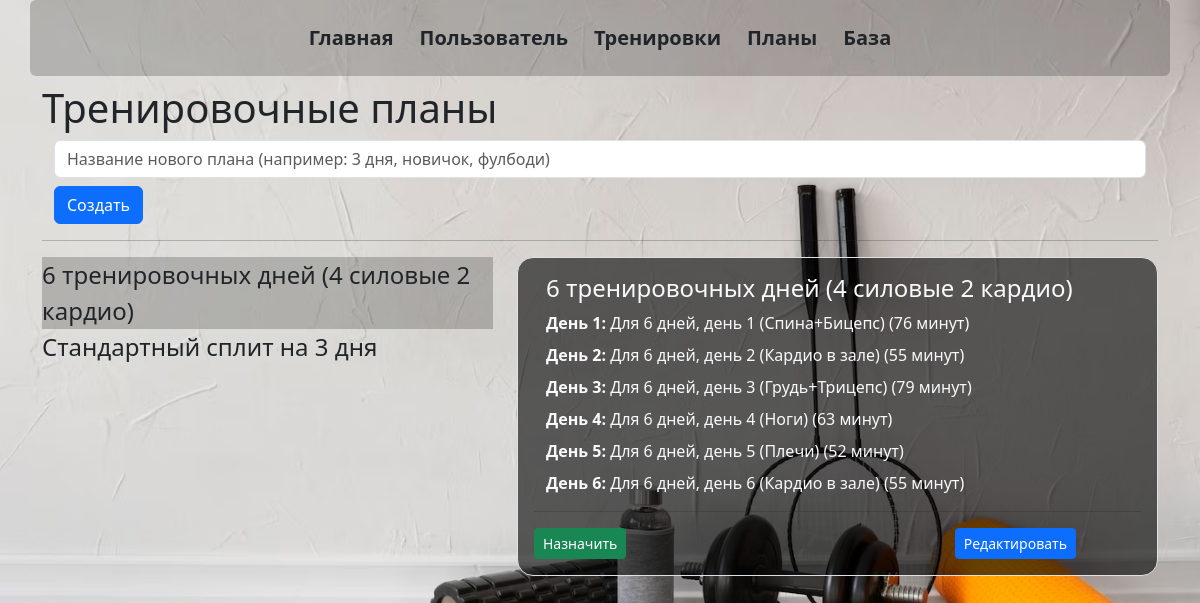
Page /plans_all on the earlier database version.
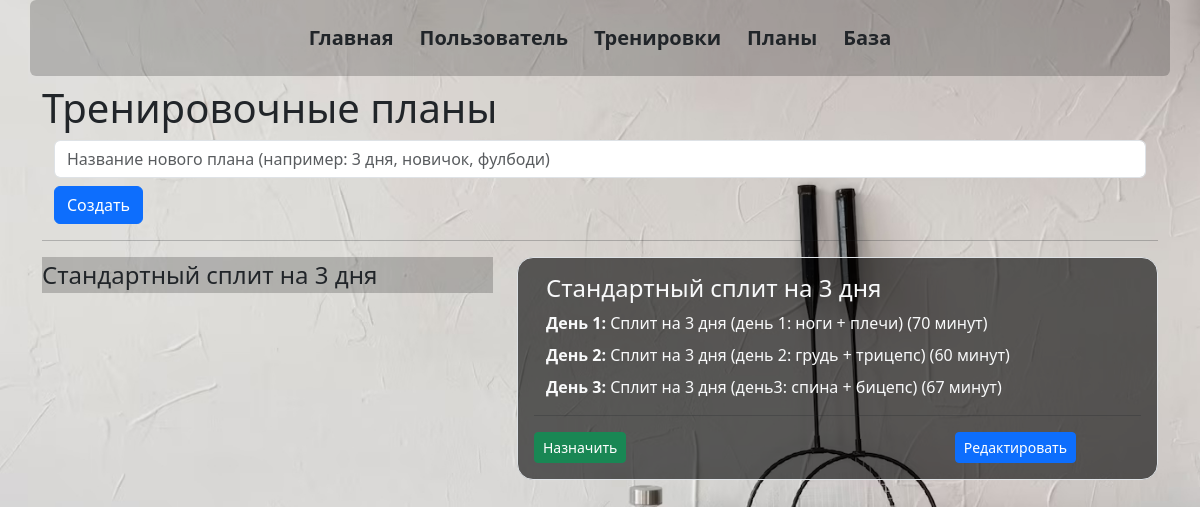
Same page on the later database version.
### _models.py (models this page shows, shortened)
class Plan(db.Model):
    __tablename__ = 'plans'
    id = db.Column(db.Integer, primary_key=True)
    name = db.Column(db.String, default='New Plan')
    owner = db.Column(db.String, default='Admin')
    trainings = relationship('Training', secondary='plan_trainings', back_populates='plans')

class Training(db.Model):
    __tablename__ = 'trainings'
    training_id = db.Column(db.Integer, primary_key=True)
    name = db.Column(db.String(50), nullable=False)
    exercises = relationship('Exercise', secondary='training_exercises', overlaps="trainings")
    user_trainings = relationship('UserTraining', back_populates='training')
    plans = relationship('Plan', secondary='plan_trainings', back_populates='trainings')

### main.py (the view)
@app.route('/plans_all', methods=['POST', 'GET'])
def plans_all():
    plans = Plan.query.all()
    plan_trainings = Plan_Trainings.query.all()
    trains = Training.query.all()
    trainings_in_plan = {}  # {plan: [trains], ...}
    for plan in plans:
        trainings_in_plan[plan] = []
        for plan_train in plan_trainings:
            for train in trains:
                if train.training_id == plan_train.training_id and plan_train.plan_id == plan.id:
                    train_time = 0
                    for exercise in train.exercises:
                        te = TrainingExercise.query.filter_by(training_id=train.training_id, exercise_id=exercise.exercise_id).first()
                        train_time += te.sets * exercise.time_per_set
                    trainings_in_plan[plan].append([train, train_time])
    return render_template('plans_all.html', trainings_in_plan=trainings_in_plan)

### templates/plans_all.html (shortened to what this page needs)
{% extends 'base.html' %}
{% block body %}
<h1>Тренировочные планы</h1>
<form action="/plan_new/0" method="post">
    <div class="container mb-2">
        <input type="text" name="plan_name" id="plan_name" class="form-control" placeholder="Название нового плана (например: 3 дня, новичок, фулбоди)" required>
    </div>
    <div class="container mb-2">
        <input type="submit" class="btn btn-primary" value="Создать">
    </div>
</form>
<hr>
<div class="row">
    <div class="col-5">
        <div class="list-group" id="list-tab" role="tablist">
        {% for plan, trains in trainings_in_plan.items() %}
          <a class="nav-link {% if loop.index == 1 %} active {% endif %} link-underline link-underline-opacity-0 bg-opacity-0 fs-4" data-bs-toggle="list" href="#plan{{plan.id}}" role="tab">
              {{plan.name}}
          </a>
          {% endfor %}
        </div>
    </div>
    <div class="col-7">
        <div class="tab-content" id="nav-tabContent">
          {% for plan, trains in trainings_in_plan.items() %}
            <div class="tab-pane fade {% if loop.index == 1 %} show active {% endif %} border rounded-4 bg-opacity-60 p-3" id="plan{{plan.id}}" role="tabpanel" >
                <div class="container text-light">
                <h4>{{plan.name}}</h4>
                    </div>
                {% for i in range(trains|length) %}
                <div class="container mb-2 text-light">
                    <b>День {{i+1}}: </b> {{trains[i][0].name}} ({{ trains[i][1] }} минут)
                </div>
                {% endfor %}
                <hr>
                <div class="row">
                    <div class="col-8">
                        <a href="/assign_training/{{plan.id}}" class="btn btn-success btn-sm">Назначить</a>
                    </div>
                    <div class="col-4">
                        <a href="/plan_new/{{plan.id}}" class="btn btn-primary btn-sm">Редактировать</a>
                    </div>
                </div>
            </div>
          {% endfor %}
        </div>
    </div>
</div>
{% endblock %}

### templates/base.html (shortened to what this page needs)
<!doctype html>
<html lang="ru">
<head>
    <link rel="stylesheet" href="{{ url_for('static', filename='css/bootstrap.min.css' )}}">
    <link rel="stylesheet" href="{{ url_for('static', filename='css/main.css' )}}">
</head>
<body>
    <div class="container text-primary bg-opacity-20 rounded-2">
        <header class="d-flex flex-wrap justify-content-center py-3 mb-2 fs-5 fw-semibold" >
            <ul class="nav nav-pills ">
                <li class="nav-item"><a href="/" class="fs-5 fw-semibold btn">Главная</a></li>
                <li class="nav-item"><a href="/users_center" class="fs-5 fw-semibold btn">Пользователь</a></li>
                <li class="nav-item"><a href="/new_train" class="fs-5 fw-semibold btn">Тренировки</a></li>
                <li class="nav-item"><a href="/plans_all" class="fs-5 fw-semibold btn">Планы</a></li>
                <li class="nav-item"><a href="/migration" class="fs-5 fw-semibold btn">База</a></li>
            </ul>
        </header>
    </div>
    <div class="container">
        {% block body %}{% endblock %}
    </div>
</body>
</html>

### static/css/main.css (style rules this page uses)
body { background-image: url('../imgs/background.jpg'); background-size: cover; background-repeat: no-repeat; background-attachment: fixed; }
.bg-opacity-20 { background-color: rgba(0, 0, 0, 0.2); }
.bg-opacity-60 { background-color: rgba(0, 0, 0, 0.6); }
.bg-opacity-0 { background-color: rgba(0, 0, 0, 0); transition: background-color 0.3s; }
.nav-link.active { background-color: rgba(0, 0, 0, 0.2); }

Differences in the rows shown:
removed Plan: name "6 тренировочных дней (4 силовые 2 кардио)", i "1" "2" "3" "4" "5" "6", name "Для 6 дней, день 1 (Спина+Бицепс)" "Для 6 дней, день 2 (Кардио в зале)" "Для 6 дней, день 3 (Грудь+Трицепс)" "Для 6 дней, день 4 (Ноги)" "Для 6 дней, день 5 (Плечи)" "Для 6 дней, день 6 (Кардио в зале)", trains "76" "55" "79" "63" "52" "55"
now on one of the page's lists (row unchanged): Plan: name "Стандартный сплит на 3 дня"
Other differences:
new list line: "День 1 : Сплит на 3 дня (день 1: ноги + плечи) ( 70 минут)"
new list line: "День 2 : Сплит на 3 дня (день 2: грудь + трицепс) ( 60 минут)"
new list line: "День 3 : Сплит на 3 дня (день3: спина + бицепс) ( 67 минут)"
